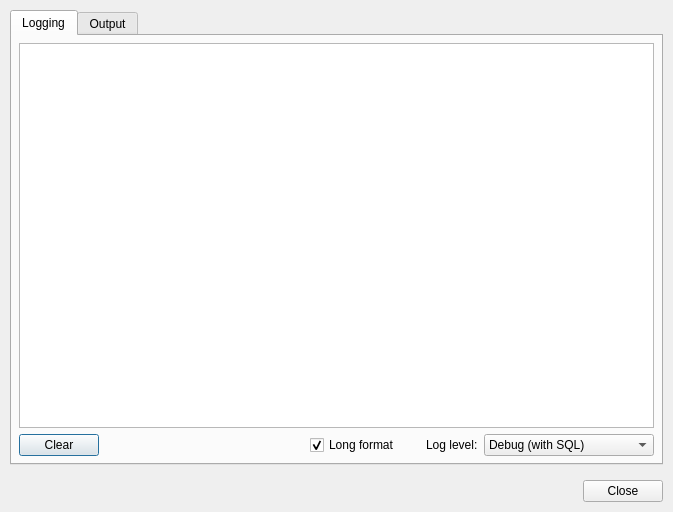
<?xml version="1.0" encoding="UTF-8"?>
<ui version="4.0">
 <class>Log</class>
 <widget class="QDialog" name="Log">
  <property name="geometry">
   <rect>
    <x>0</x>
    <y>0</y>
    <width>673</width>
    <height>512</height>
   </rect>
  </property>
  <property name="windowTitle">
   <string>Log messages</string>
  </property>
  <property name="windowIcon">
   <iconset resource="resource.qrc">
    <normaloff>:/text-plain</normaloff>:/text-plain</iconset>
  </property>
  <layout class="QVBoxLayout" name="verticalLayout_3">
   <property name="spacing">
    <number>15</number>
   </property>
   <property name="margin">
    <number>10</number>
   </property>
   <item>
    <widget class="QTabWidget" name="tabWidget">
     <property name="currentIndex">
      <number>0</number>
     </property>
     <widget class="QWidget" name="tab">
      <attribute name="title">
       <string>Logging</string>
      </attribute>
      <layout class="QVBoxLayout" name="verticalLayout_2">
       <property name="margin">
        <number>7</number>
       </property>
       <item>
        <widget class="QPlainTextEdit" name="logEdit">
         <property name="lineWrapMode">
          <enum>QPlainTextEdit::NoWrap</enum>
         </property>
         <property name="readOnly">
          <bool>true</bool>
         </property>
        </widget>
       </item>
       <item>
        <layout class="QHBoxLayout" name="horizontalLayout">
         <item>
          <widget class="QPushButton" name="pushButton">
           <property name="text">
            <string>Clear</string>
           </property>
          </widget>
         </item>
         <item>
          <spacer name="horizontalSpacer">
           <property name="orientation">
            <enum>Qt::Horizontal</enum>
           </property>
           <property name="sizeType">
            <enum>QSizePolicy::Expanding</enum>
           </property>
           <property name="sizeHint" stdset="0">
            <size>
             <width>218</width>
             <height>20</height>
            </size>
           </property>
          </spacer>
         </item>
         <item>
          <widget class="QCheckBox" name="formatBox">
           <property name="text">
            <string>Long format</string>
           </property>
           <property name="checked">
            <bool>true</bool>
           </property>
          </widget>
         </item>
         <item>
          <spacer name="horizontalSpacer_2">
           <property name="orientation">
            <enum>Qt::Horizontal</enum>
           </property>
           <property name="sizeType">
            <enum>QSizePolicy::Fixed</enum>
           </property>
           <property name="sizeHint" stdset="0">
            <size>
             <width>20</width>
             <height>20</height>
            </size>
           </property>
          </spacer>
         </item>
         <item>
          <widget class="QLabel" name="label">
           <property name="text">
            <string>Log level:</string>
           </property>
          </widget>
         </item>
         <item>
          <widget class="QComboBox" name="levelBox">
           <property name="minimumSize">
            <size>
             <width>170</width>
             <height>0</height>
            </size>
           </property>
           <property name="editable">
            <bool>false</bool>
           </property>
           <property name="currentIndex">
            <number>0</number>
           </property>
           <property name="sizeAdjustPolicy">
            <enum>QComboBox::AdjustToContents</enum>
           </property>
           <item>
            <property name="text">
             <string>Debug (with SQL)</string>
            </property>
           </item>
           <item>
            <property name="text">
             <string>Debug</string>
            </property>
           </item>
           <item>
            <property name="text">
             <string>Info</string>
            </property>
           </item>
           <item>
            <property name="text">
             <string>Warning</string>
            </property>
           </item>
           <item>
            <property name="text">
             <string>Error</string>
            </property>
           </item>
           <item>
            <property name="text">
             <string>Critical</string>
            </property>
           </item>
          </widget>
         </item>
        </layout>
       </item>
      </layout>
     </widget>
     <widget class="QWidget" name="tab_2">
      <attribute name="title">
       <string>Output</string>
      </attribute>
      <layout class="QVBoxLayout" name="verticalLayout">
       <property name="margin">
        <number>7</number>
       </property>
       <item>
        <widget class="QTextEdit" name="outputEdit">
         <property name="lineWrapMode">
          <enum>QTextEdit::NoWrap</enum>
         </property>
         <property name="readOnly">
          <bool>true</bool>
         </property>
        </widget>
       </item>
       <item>
        <layout class="QHBoxLayout" name="horizontalLayout_3">
         <item>
          <widget class="QPushButton" name="pushButton_2">
           <property name="text">
            <string>Clear</string>
           </property>
          </widget>
         </item>
         <item>
          <spacer name="horizontalSpacer_3">
           <property name="orientation">
            <enum>Qt::Horizontal</enum>
           </property>
           <property name="sizeHint" stdset="0">
            <size>
             <width>40</width>
             <height>20</height>
            </size>
           </property>
          </spacer>
         </item>
        </layout>
       </item>
      </layout>
     </widget>
    </widget>
   </item>
   <item>
    <layout class="QHBoxLayout" name="horizontalLayout_2">
     <item>
      <widget class="QDialogButtonBox" name="buttonBox">
       <property name="orientation">
        <enum>Qt::Horizontal</enum>
       </property>
       <property name="standardButtons">
        <set>QDialogButtonBox::Close</set>
       </property>
      </widget>
     </item>
    </layout>
   </item>
  </layout>
 </widget>
 <resources>
  <include location="resource.qrc"/>
 </resources>
 <connections>
  <connection>
   <sender>buttonBox</sender>
   <signal>accepted()</signal>
   <receiver>Log</receiver>
   <slot>accept()</slot>
   <hints>
    <hint type="sourcelabel">
     <x>326</x>
     <y>500</y>
    </hint>
    <hint type="destinationlabel">
     <x>157</x>
     <y>274</y>
    </hint>
   </hints>
  </connection>
  <connection>
   <sender>buttonBox</sender>
   <signal>rejected()</signal>
   <receiver>Log</receiver>
   <slot>reject()</slot>
   <hints>
    <hint type="sourcelabel">
     <x>394</x>
     <y>500</y>
    </hint>
    <hint type="destinationlabel">
     <x>286</x>
     <y>274</y>
    </hint>
   </hints>
  </connection>
  <connection>
   <sender>pushButton</sender>
   <signal>clicked()</signal>
   <receiver>logEdit</receiver>
   <slot>clear()</slot>
   <hints>
    <hint type="sourcelabel">
     <x>51</x>
     <y>425</y>
    </hint>
    <hint type="destinationlabel">
     <x>86</x>
     <y>374</y>
    </hint>
   </hints>
  </connection>
  <connection>
   <sender>pushButton_2</sender>
   <signal>clicked()</signal>
   <receiver>outputEdit</receiver>
   <slot>clear()</slot>
   <hints>
    <hint type="sourcelabel">
     <x>51</x>
     <y>436</y>
    </hint>
    <hint type="destinationlabel">
     <x>84</x>
     <y>357</y>
    </hint>
   </hints>
  </connection>
 </connections>
</ui>
